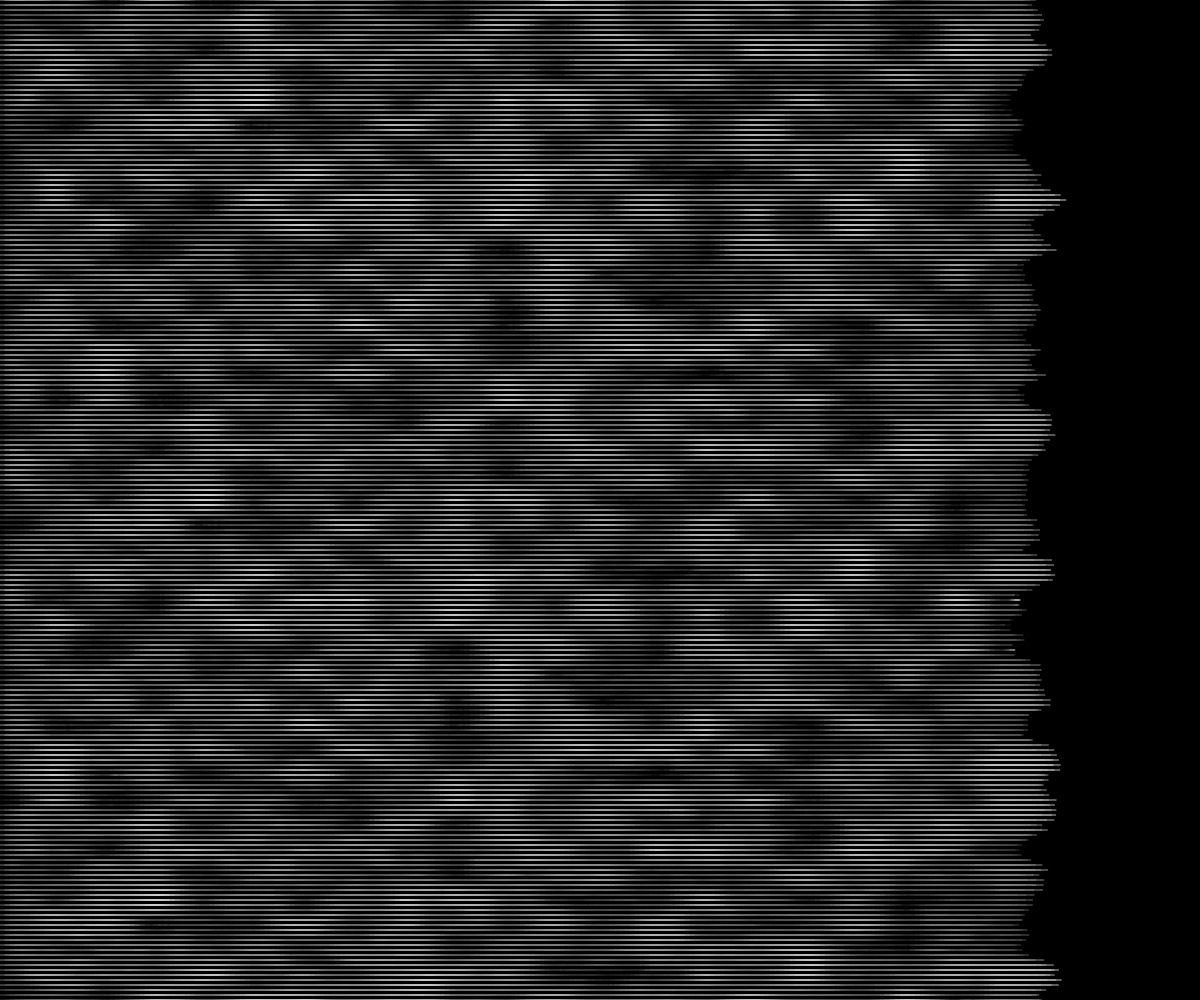
Frame 1 (no input)
Frame 60 (no input): identical to frame 1, image omitted
Frame 120 (the mouse pressed at the canvas centre since frame 60): identical to frame 1, image omitted

The p5.js sketch that drew this single still picture (run headless with seeded random() and noise() and a simulated clock; from frame 60 on, the mouse is pressed at the canvas centre):

// p5.js sketch
// ── sketch.js
var noiseScale = 0.02;

function setup() {
  createCanvas(windowWidth, windowHeight);
}

function draw() {
  background(0);
  for (var x = 0; x <= width; x += 5) {
    for (var y = 0; y <= height; y += 5) {
      var noiseVal = noise((x + x) * noiseScale, y * noiseScale);
      stroke(noiseVal * 255);
      line(y + noiseVal * 80, x, y, x);
    }
  }
}
